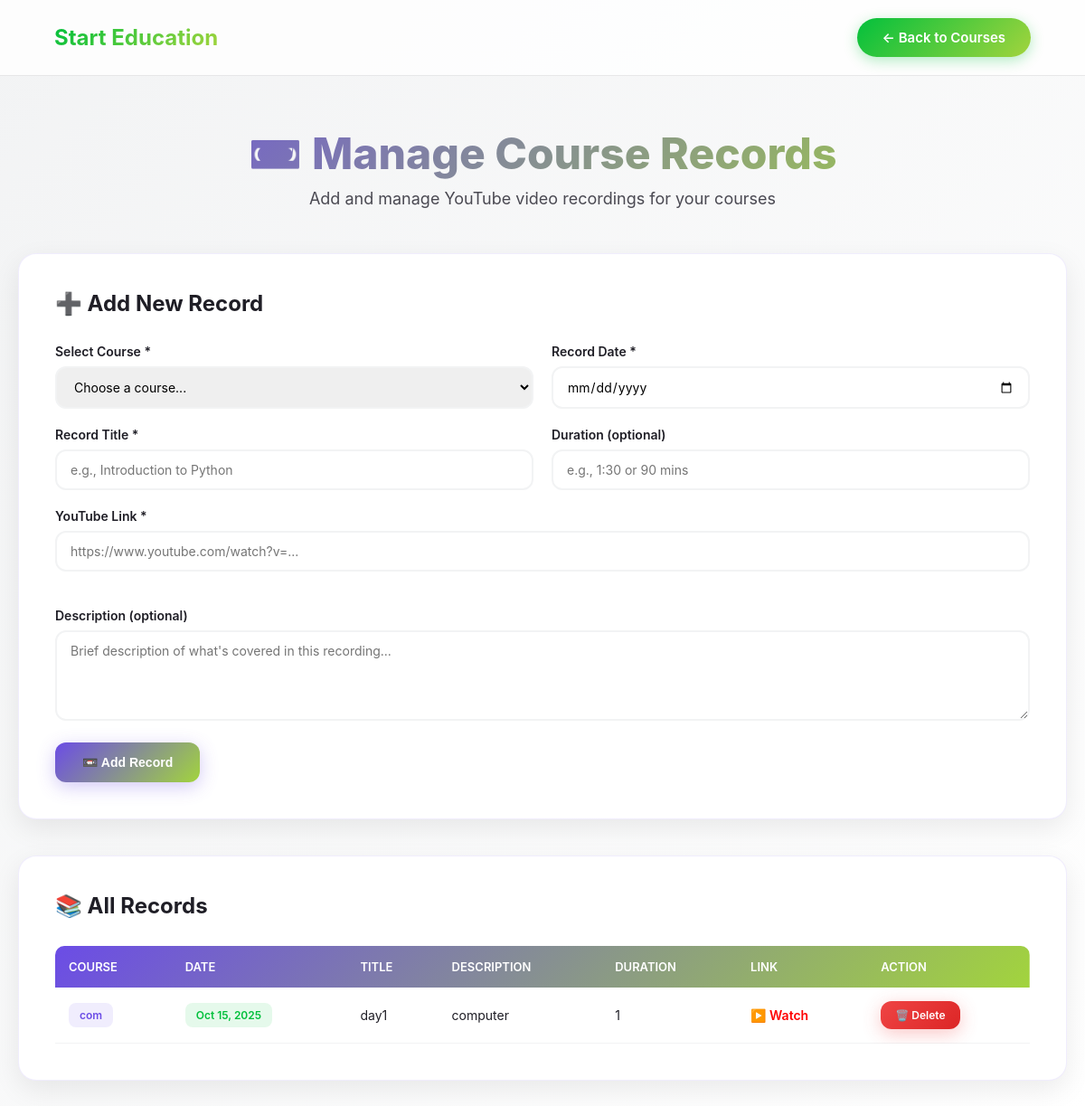
Screenshot of /admin/manage_records_form.php with the database file from the repository.
### tables this page shows
CREATE TABLE `course_records` (
  `id` int(11) NOT NULL,
  `course_id` int(11) NOT NULL,
  `record_date` date NOT NULL,
  `record_title` varchar(255) NOT NULL,
  `youtube_link` varchar(500) NOT NULL,
  `description` text DEFAULT NULL,
  `duration` varchar(50) DEFAULT NULL,
  `created_at` timestamp NOT NULL DEFAULT current_timestamp()
);

CREATE TABLE `courses` (
  `id` int(11) NOT NULL,
  `course_name` varchar(255) NOT NULL,
  `course_description` text NOT NULL,
  `instructor` varchar(255) NOT NULL,
  `category` varchar(100) NOT NULL,
  `duration` int(11) NOT NULL,
  `course_type` enum('paid','free') NOT NULL DEFAULT 'paid',
  `price` decimal(10,2) NOT NULL DEFAULT 0.00,
  `start_date` date NOT NULL,
  `start_time` time NOT NULL,
  `course_image` varchar(500) DEFAULT NULL,
  `zoom_link` varchar(500) DEFAULT NULL,
  `created_at` timestamp NOT NULL DEFAULT current_timestamp(),
  `updated_at` timestamp NOT NULL DEFAULT current_timestamp() ON UPDATE current_timestamp()
);

### admin/manage_records_form.php (the view, shortened to what this page needs)
<?php
$server = "localhost";
$user = "root";
$password = "";
$database = "start_education";
$conn = mysqli_connect($server, $user, $password, $database);
$recordsQuery = "SELECT cr.*, c.course_name
                 FROM course_records cr
                 JOIN courses c ON cr.course_id = c.id
                 ORDER BY cr.record_date DESC";
$recordsResult = mysqli_query($conn, $recordsQuery);
?>
<!DOCTYPE html>
<html lang="en">
<head>
    <link rel="stylesheet" href="admin.css">
</head>
<body>
    <div class="container">
        <header id="header">
            <div class="header-content">
                <div class="logo">Start Education</div>
                <div class="auth-buttons">
                <a href="admin.html" class="btn-signup">← Back to Courses</a>
                </div>
            </div>
        </header>
        <div class="page-header">
            <h1 class="page-title">📼 Manage Course Records</h1>
            <p class="page-subtitle">Add and manage YouTube video recordings for your courses</p>
        </div>
        <div class="form-section">
            <h2 class="form-title">➕ Add New Record</h2>
            <form method="POST" action="">
                <div class="form-grid">
                    <div class="form-group">
                        <label for="course_id">Select Course *</label>
                        <select id="course_id" name="course_id" required>
                            <option value="">Choose a course...</option>
                        </select>
                    </div>
                    <div class="form-group">
                        <label for="record_date">Record Date *</label>
                        <input type="date" id="record_date" name="record_date" required>
                    </div>
                </div>
                <div class="form-grid">
                    <div class="form-group">
                        <label for="record_title">Record Title *</label>
                        <input type="text" id="record_title" name="record_title" placeholder="e.g., Introduction to Python" required>
                    </div>
                    <div class="form-group">
                        <label for="duration">Duration (optional)</label>
                        <input type="text" id="duration" name="duration" placeholder="e.g., 1:30 or 90 mins">
                    </div>
                </div>
                <div class="form-grid full">
                    <div class="form-group">
                        <label for="youtube_link">YouTube Link *</label>
                        <input type="url" id="youtube_link" name="youtube_link" placeholder="https://www.youtube.com/watch?v=..." required>
                    </div>
                    <div class="form-group">
                        <label for="description">Description (optional)</label>
                        <textarea id="description" name="description" placeholder="Brief description of what's covered in this recording..."></textarea>
                    </div>
                </div>
                <button type="submit" class="btn btn-primary">📼 Add Record</button>
            </form>
        </div>
        <div class="records-section">
            <h2 class="section-title">📚 All Records</h2>
            <?php if (mysqli_num_rows($recordsResult) > 0): ?>
            <div style="overflow-x: auto;">
                <table class="records-table">
                    <thead>
                        <tr>
                            <th>Course</th>
                            <th>Date</th>
                            <th>Title</th>
                            <th>Description</th>
                            <th>Duration</th>
                            <th>Link</th>
                            <th>Action</th>
                        </tr>
                    </thead>
                    <tbody>
                        <?php while ($record = mysqli_fetch_assoc($recordsResult)): ?>
                        <tr>
                            <td>
                                <span class="course-name-badge">
                                    <?php echo htmlspecialchars($record['course_name']); ?>
                                </span>
                            </td>
                            <td>
                                <span class="date-badge">
                                    <?php echo date('M d, Y', strtotime($record['record_date'])); ?>
                                </span>
                            </td>
                            <td><?php echo htmlspecialchars($record['record_title']); ?></td>
                            <td><?php echo htmlspecialchars(substr($record['description'], 0, 50)) . (strlen($record['description']) > 50 ? '...' : ''); ?></td>
                            <td><?php echo htmlspecialchars($record['duration'] ?: '-'); ?></td>
                            <td>
                                <a href="<?php echo htmlspecialchars($record['youtube_link']); ?>" target="_blank" class="youtube-link">
                                    ▶️ Watch
                                </a>
                            </td>
                            <td>
                                <a href="?delete=<?php echo $record['id']; ?>"
                                   class="btn btn-danger"
                                   onclick="return confirm('Are you sure you want to delete this record?')">
                                    🗑️ Delete
                                </a>
                            </td>
                        </tr>
                        <?php endwhile; ?>
                    </tbody>
                </table>
            </div>
            <?php endif; ?>
        </div>
    </div>
</body>
</html>

### admin/admin.css (style rules this page uses)
header { position: fixed; top: 0; left: 0; right: 0; z-index: 1000; padding: 20px 60px; background: rgba(255, 255, 255, 0.8); border-bottom: 1px solid rgba(31, 30, 38, 0.1); transition: all 0.3s ease; }
.header-content { max-width: 1400px; margin: 0 auto; display: flex; justify-content: space-between; align-items: center; }
.logo { font-size: 24px; font-weight: 700; background: linear-gradient(135deg, #03C03C, #A2D43D); -webkit-background-clip: text; -webkit-text-fill-color: transparent; background-clip: text; }
.auth-buttons { display: flex; gap: 20px; align-items: center; }
.btn-signup { padding: 12px 28px; background: linear-gradient(135deg, #03C03C, #A2D43D); color: white; text-decoration: none; border-radius: 25px; font-size: 15px; font-weight: 600; transition: all 0.3s; box-shadow: 0 4px 15px rgba(3, 192, 60, 0.3); }

### admin/manage_records_form.php (style rules this page uses)
* { margin: 0; padding: 0; box-sizing: border-box; }
body { font-family: -apple-system, BlinkMacSystemFont, 'Inter', 'Segoe UI', sans-serif; background: linear-gradient(135deg, #F2F3F4 0%, #ffffff 100%); color: #1F1E26; min-height: 100vh; padding: 40px 20px; }
.container { max-width: 1200px; margin: 0 auto; }
.page-header { text-align: center; margin-top: 100px; margin-bottom: 50px; }
.page-title { font-size: 48px; font-weight: 800; margin-bottom: 10px; background: linear-gradient(135deg, #6B4CE6, #A2D43D); -webkit-background-clip: text; -webkit-text-fill-color: transparent; background-clip: text; }
.page-subtitle { font-size: 18px; color: #4A4952; }
.form-section { background: white; padding: 40px; border-radius: 20px; box-shadow: 0 10px 30px rgba(0, 0, 0, 0.08); margin-bottom: 40px; border: 1px solid rgba(107, 76, 230, 0.1); }
.form-title { font-size: 24px; font-weight: 700; color: #1F1E26; margin-bottom: 30px; display: flex; align-items: center; gap: 10px; }
.form-grid { display: grid; grid-template-columns: repeat(2, 1fr); gap: 20px; }
.form-grid.full { grid-template-columns: 1fr; }
.form-group { margin-bottom: 20px; }
.form-group label { display: block; font-size: 14px; font-weight: 600; color: #1F1E26; margin-bottom: 8px; }
.form-group input, .form-group select, .form-group textarea { width: 100%; padding: 12px 15px; border: 2px solid #F2F3F4; border-radius: 12px; font-size: 14px; font-family: inherit; outline: none; transition: all 0.3s; }
.form-group textarea { resize: vertical; min-height: 100px; }
.btn { padding: 14px 30px; border-radius: 12px; text-decoration: none; font-weight: 600; font-size: 14px; transition: all 0.3s; border: none; cursor: pointer; display: inline-block; }
.btn-primary { background: linear-gradient(135deg, #6B4CE6, #A2D43D); color: white; box-shadow: 0 5px 20px rgba(107, 76, 230, 0.3); }
.btn-danger { background: linear-gradient(135deg, #EF4444, #DC2626); color: white; box-shadow: 0 5px 20px rgba(239, 68, 68, 0.3); padding: 8px 16px; font-size: 12px; }
.records-section { background: white; padding: 40px; border-radius: 20px; box-shadow: 0 10px 30px rgba(0, 0, 0, 0.08); border: 1px solid rgba(107, 76, 230, 0.1); }
.section-title { font-size: 24px; font-weight: 700; color: #1F1E26; margin-bottom: 30px; display: flex; align-items: center; gap: 10px; }
.records-table { width: 100%; border-collapse: collapse; }
.records-table thead { background: linear-gradient(135deg, #6B4CE6, #A2D43D); color: white; }
.records-table th { padding: 15px; text-align: left; font-weight: 600; font-size: 13px; text-transform: uppercase; }
.records-table th:first-child { border-radius: 10px 0 0 0; }
.records-table th:last-child { border-radius: 0 10px 0 0; }
.records-table td { padding: 15px; border-bottom: 1px solid #F2F3F4; font-size: 14px; }
.records-table tbody tr { transition: all 0.3s; }
.course-name-badge { display: inline-block; padding: 6px 12px; background: rgba(107, 76, 230, 0.1); color: #6B4CE6; border-radius: 8px; font-size: 12px; font-weight: 600; }
.date-badge { display: inline-block; padding: 6px 12px; background: rgba(3, 192, 60, 0.1); color: #03C03C; border-radius: 8px; font-size: 12px; font-weight: 600; }
.youtube-link { color: #FF0000; text-decoration: none; font-weight: 600; display: inline-flex; align-items: center; gap: 5px; }

### rows the page displays
course_records: course.course_name "com", record_date "Oct 15, 2025", record_title "day1", description "computer", duration "1"
